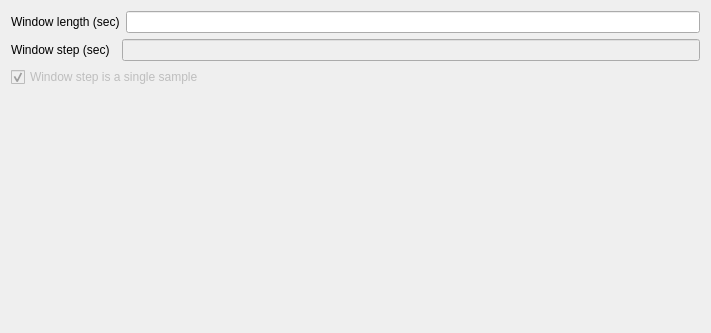
<?xml version="1.0" encoding="UTF-8"?>
<ui version="4.0">
 <class>MovingAverageSettingsView</class>
 <widget class="QWidget" name="MovingAverageSettingsView">
  <property name="geometry">
   <rect>
    <x>0</x>
    <y>0</y>
    <width>711</width>
    <height>333</height>
   </rect>
  </property>
  <property name="windowTitle">
   <string>Form</string>
  </property>
  <layout class="QVBoxLayout" name="verticalLayout">
   <item>
    <layout class="QHBoxLayout" name="win_len_sec_horizontalLayout">
     <item>
      <widget class="QLabel" name="win_len_sec_label">
       <property name="minimumSize">
        <size>
         <width>105</width>
         <height>0</height>
        </size>
       </property>
       <property name="text">
        <string>Window length (sec)</string>
       </property>
      </widget>
     </item>
     <item>
      <widget class="QLineEdit" name="win_len_sec_lineedit"/>
     </item>
    </layout>
   </item>
   <item>
    <layout class="QHBoxLayout" name="win_step_sec_horizontalLayout">
     <item>
      <widget class="QLabel" name="win_step_sec_label">
       <property name="minimumSize">
        <size>
         <width>105</width>
         <height>0</height>
        </size>
       </property>
       <property name="text">
        <string>Window step (sec)</string>
       </property>
      </widget>
     </item>
     <item>
      <widget class="QLineEdit" name="win_step_sec_lineedit">
       <property name="enabled">
        <bool>false</bool>
       </property>
      </widget>
     </item>
    </layout>
   </item>
   <item>
    <widget class="QCheckBox" name="checkBox_win_step_1sample">
     <property name="enabled">
      <bool>false</bool>
     </property>
     <property name="text">
      <string>Window step is a single sample</string>
     </property>
     <property name="checked">
      <bool>true</bool>
     </property>
    </widget>
   </item>
   <item>
    <spacer name="verticalSpacer">
     <property name="orientation">
      <enum>Qt::Vertical</enum>
     </property>
     <property name="sizeHint" stdset="0">
      <size>
       <width>20</width>
       <height>40</height>
      </size>
     </property>
    </spacer>
   </item>
  </layout>
 </widget>
 <resources/>
 <connections>
  <connection>
   <sender>checkBox_win_step_1sample</sender>
   <signal>clicked()</signal>
   <receiver>MovingAverageSettingsView</receiver>
   <slot>update_window_step_slot()</slot>
   <hints>
    <hint type="sourcelabel">
     <x>355</x>
     <y>71</y>
    </hint>
    <hint type="destinationlabel">
     <x>355</x>
     <y>166</y>
    </hint>
   </hints>
  </connection>
 </connections>
 <slots>
  <slot>update_window_step_slot()</slot>
 </slots>
</ui>
